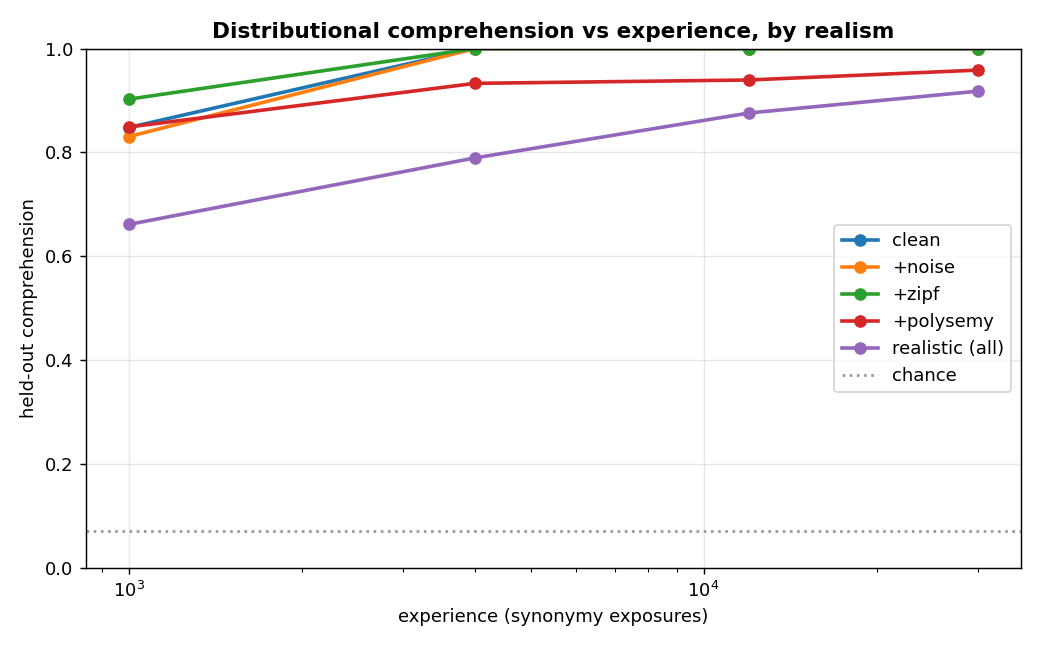

Python code for this plot:
"""Scale distributional/experience comprehension toward REALISTIC language structure, and map the
experience-vs-comprehension curve as it gets harder.

Builds on distributional.py (synonymy: generalise to held-out surface forms). Adds the messiness real
corpora have, one knob at a time:
  - NOISE   : filler/off-topic tokens padding every sentence (dilutes the signal).
  - ZIPF    : topic + within-group word frequencies are Zipfian (rare synonyms get little exposure).
  - POLYSEMY: a fraction of words belong to TWO meaning-groups (context-dependent / ambiguous).
For each realism level we sweep total experience and measure held-out-synonym comprehension. Question:
does the distributional engine still generalise as the world gets language-like, and how much more
exposure does it need?
"""
import os, numpy as np
HERE = os.path.dirname(os.path.abspath(__file__))
G, M, T, GP, DIM = 18, 6, 14, 4, 56
NOISE_V = 40
LOG = open(os.path.join(HERE, "realistic_results.txt"), "w")
def out(s): print(s, flush=True); LOG.write(s + "\n"); LOG.flush()
def ms(v): a = np.array(v, float); return f"{a.mean():.3f}+/-{a.std():.3f}"


def build(cfg, seed):
    rng = np.random.default_rng(seed)
    V = G * M
    group = np.repeat(np.arange(G), M)
    held = np.zeros(V, bool)
    for g in range(G):
        toks = np.where(group == g)[0]; held[toks[rng.choice(M, 2, replace=False)]] = True
    train_syn = [np.where((group == g) & ~held)[0] for g in range(G)]
    held_syn = [np.where((group == g) & held)[0] for g in range(G)]
    sec = {}                                                  # polysemy: token -> secondary group
    if cfg.get("poly", 0):
        for tk in range(V):
            if rng.random() < cfg["poly"]:
                sec[tk] = int(rng.integers(G))
    tg = [rng.choice(G, GP, replace=False) for _ in range(T)]
    # frequencies
    tfreq = 1.0 / (np.arange(1, T + 1) ** 1.1) if cfg.get("zipf") else np.ones(T)
    tfreq /= tfreq.sum()
    def wpick(pool):
        if cfg.get("zipf"):
            w = 1.0 / (np.arange(1, len(pool) + 1) ** 1.1); w /= w.sum()
            return pool[rng.choice(len(pool), p=w)]
        return rng.choice(pool)
    Vtot = V + (NOISE_V if cfg.get("noise") else 0)

    def topic_sent(pool):
        t = int(rng.choice(T, p=tfreq))
        s = [wpick(pool[g]) for g in tg[t]]
        if cfg.get("noise"):
            s += list(V + rng.integers(NOISE_V, size=cfg["noise"]))
        return np.array(s), t

    def synonymy_sent():
        g = int(rng.integers(G))
        s = list(rng.choice(train_syn[g], 3)) + [rng.choice(held_syn[g])]
        if sec:                                              # polysemy: also link a secondary-group pair
            cand = [k for k in sec if sec[k] == g]
            if cand: s.append(int(rng.choice(cand)))
        return np.array(s)

    return dict(V=Vtot, tg=tg, train_syn=train_syn, held_syn=held_syn, topic_sent=topic_sent,
                synonymy_sent=synonymy_sent, tfreq=tfreq, wpick=wpick, cfg=cfg)


def ppmi_svd(corpus, V):
    co = np.zeros((V, V), np.float32)
    for s in corpus:
        for a in s:
            for b in s:
                if a != b: co[a, b] += 1
    tot = co.sum(); rk = co.sum(1, keepdims=True) + 1e-9
    ppmi = np.maximum(np.log((co * tot) / (rk @ rk.T) + 1e-9), 0)
    U, S, _ = np.linalg.svd(ppmi.astype(np.float64))
    E = U[:, :DIM] * np.sqrt(S[:DIM]); E /= np.linalg.norm(E, axis=1, keepdims=True) + 1e-9
    return E


def emb(E, toks): v = E[toks].mean(0); n = np.linalg.norm(v); return v / n if n > 0 else v


def run_cfg(cfg, nsyn, seed):
    w = build(cfg, seed)
    Xtr = [w["topic_sent"](w["train_syn"]) for _ in range(2500)]
    Xte = [w["topic_sent"](w["held_syn"]) for _ in range(1000)]
    corpus = [x for x, _ in Xtr] + [w["synonymy_sent"]() for _ in range(nsyn)]
    E = ppmi_svd(corpus, w["V"])
    cent = np.stack([np.mean([emb(E, x) for x, t in Xtr if t == k] or [np.zeros(DIM)], 0) for k in range(T)])
    cent /= np.linalg.norm(cent, axis=1, keepdims=True) + 1e-9
    return float(np.mean([int((cent @ emb(E, x)).argmax()) == t for x, t in Xte]))


if __name__ == "__main__":
    CONDS = [("clean", {}), ("+noise", {"noise": 4}), ("+zipf", {"zipf": 1}),
             ("+polysemy", {"poly": 0.3}), ("realistic (all)", {"noise": 4, "zipf": 1, "poly": 0.3})]
    EXP = [1000, 4000, 12000, 30000]
    out(f"REALISTIC distributional comprehension. {G} groups x {M} words, {T} topics (chance {1/T:.3f}). "
        "held-out-synonym generalisation vs experience.")
    out(f"{'condition':>17} | " + " | ".join(f"{e:>10} exp" for e in EXP))
    out("=" * 78)
    res = {}
    for name, cfg in CONDS:
        row = []
        for e in EXP:
            a = [run_cfg(cfg, e, s) for s in range(2)]; row.append(np.mean(a))
        res[name] = row
        out(f"{name:>17} | " + " | ".join(f"{v:>13.3f}" for v in row))
    out("=" * 78)
    out("READING: does the distributional engine still generalise as structure gets language-like, and")
    out("how much more experience does each realism factor cost?")
    out("done"); LOG.close()

    import matplotlib; matplotlib.use("Agg"); import matplotlib.pyplot as plt
    plt.figure(figsize=(8, 5))
    for name in res:
        plt.plot(EXP, res[name], "o-", lw=2, label=name)
    plt.axhline(1 / T, color="#999", ls=":", label="chance")
    plt.xscale("log"); plt.xlabel("experience (synonymy exposures)"); plt.ylabel("held-out comprehension")
    plt.title("Distributional comprehension vs experience, by realism", weight="bold")
    plt.legend(); plt.grid(alpha=.3); plt.ylim(0, 1); plt.tight_layout()
    plt.savefig(os.path.join(HERE, "realistic.png"), dpi=130); print("saved realistic.png")
